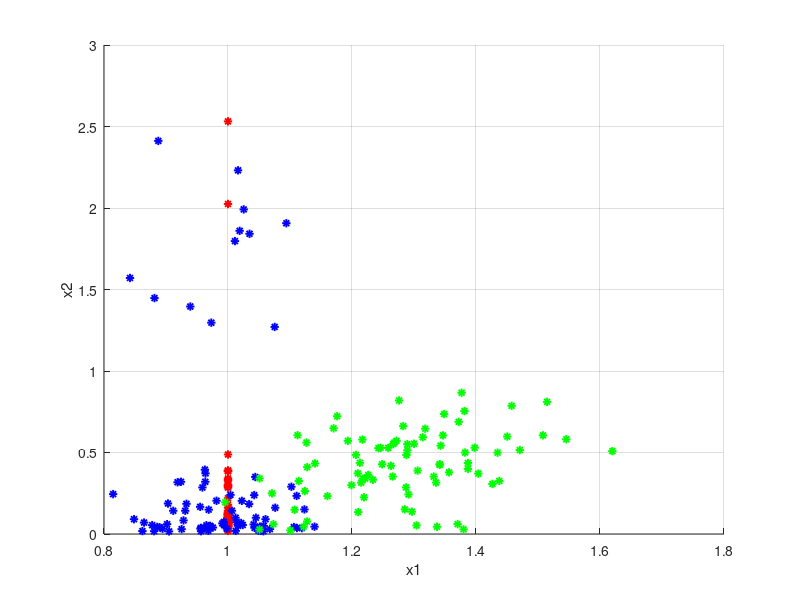
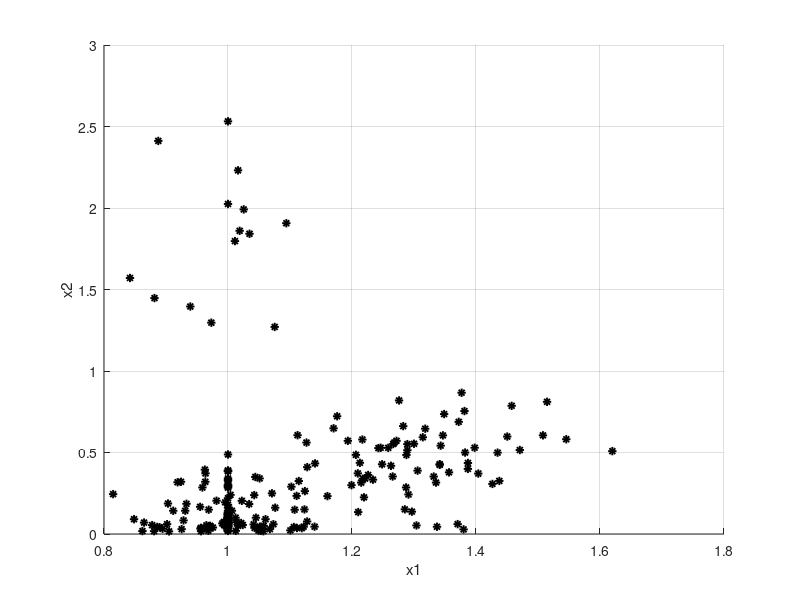
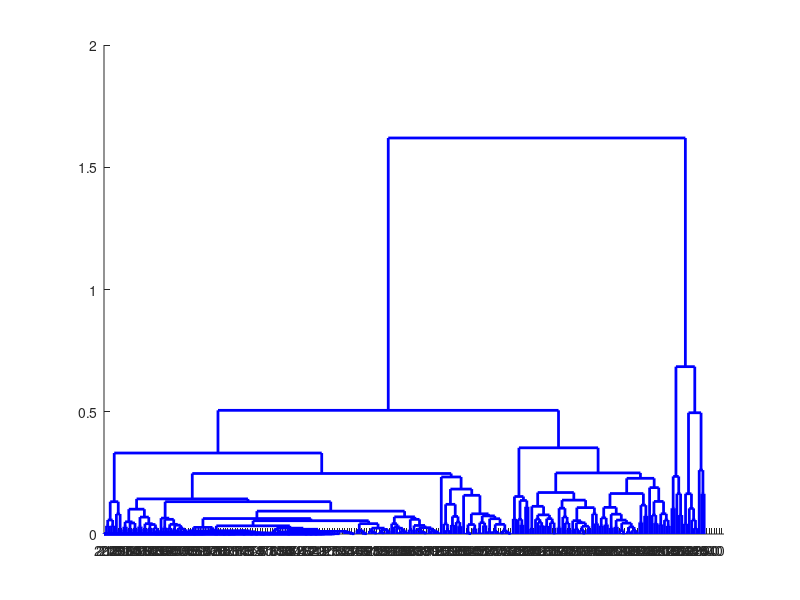

Recreate these plots in MATLAB, in order. (Note: this script raises an error after producing the figures.)
% This script demonstrates the hierarchical clustering algorithm on a set of
% given data points. 

%Initialize workspace.
clc
clear all

% Load data
X1 = csvread('features_1.csv');
X2 = csvread('features_2.csv');
X3 = csvread('features_3.csv');

% Store both sets of points in a single matrix.
X = [X1;X2;X3];

% Plot the labeded data points
figure('Name','Labeled Data Popints')
hold on
plot(X1(:,1),X1(:,2),'*r','LineWidth',1.4);
plot(X2(:,1),X2(:,2),'*b','LineWidth',1.4);
plot(X3(:,1),X3(:,2),'*g','LineWidth',1.4);
xlabel('x1');
ylabel('x2');
grid on
hold off

%Plot the unlabaled data points.
figure('Name','Unlabeled Data Popints')
hold on
plot(X(:,1),X(:,2),'*k','LineWidth',1.4);
xlabel('x1');
ylabel('x2');
grid on
hold off

% Create the hierarchical clustering dendrogram with euclidean distange
% and average linkage.
Y = pdist(X,'euclidean');
Z = linkage(Y,'average');
figure('Name','Hierarchical Dendrogram (average,euclidean)')
[H,T] = dendrogram(Z,0,'colorthreshold','default');
set(H,'LineWidth',2)

% Cluster data in three clusters.
T = clusterdata(X,'linkage','average','distance','euclidean',3);
figure('Name','Identified Clusters (average,euclidean)')
scatter(X(:,1),X(:,2),20,T,'filled')
grid on

% Create the hierarchical clustering dendrogram with mahalanobis distange
% and average linkage.
Y = pdist(X,'mahalanobis');
Z = linkage(Y,'average');
figure('Name','Hierarchical Dendrogram (average,mahalanobis)')
[H,T] = dendrogram(Z,0,'colorthreshold','default');
set(H,'LineWidth',2)

% Cluster data in three clusters.
T = clusterdata(X,'linkage','average','distance','mahalanobis',3);
figure('Name','Identified Clusters (average,mahalanobis)')
scatter(X(:,1),X(:,2),20,T,'filled')
grid on

% Create the hierarchical clustering dendrogram with cityblock distange
% and average linkage.
Y = pdist(X,'cityblock');
Z = linkage(Y,'average');
figure('Name','Hierarchical Dendrogram (average,cityblock)')
[H,T] = dendrogram(Z,0,'colorthreshold','default');
set(H,'LineWidth',2)

% Cluster data in three clusters.
T = clusterdata(X,'linkage','average','distance','cityblock',3);
figure('Name','Identified Clusters (average,cityblock)')
scatter(X(:,1),X(:,2),20,T,'filled')
grid on

% Create the hierarchical clustering dendrogram with euclidean distange
% and single linkage.
Y = pdist(X,'euclidean');
Z = linkage(Y,'single');
figure('Name','Hierarchical Dendrogram (single,euclidean)')
[H,T] = dendrogram(Z,0,'colorthreshold','default');
set(H,'LineWidth',2)

% Cluster data in three clusters.
T = clusterdata(X,'linkage','single','distance','euclidean',3);
figure('Name','Identified Clusters (single,euclidean)')
scatter(X(:,1),X(:,2),20,T,'filled')
grid on

% Create the hierarchical clustering dendrogram with euclidean distange
% and complete linkage.
Y = pdist(X,'euclidean');
Z = linkage(Y,'complete');
figure('Name','Hierarchical Dendrogram (complete,euclidean)')
[H,T] = dendrogram(Z,0,'colorthreshold','default');
set(H,'LineWidth',2)

% Cluster data in three clusters.
T = clusterdata(X,'linkage','complete','distance','euclidean',3);
figure('Name','Identified Clusters (complete,euclidean)')
scatter(X(:,1),X(:,2),20,T,'filled')
grid on